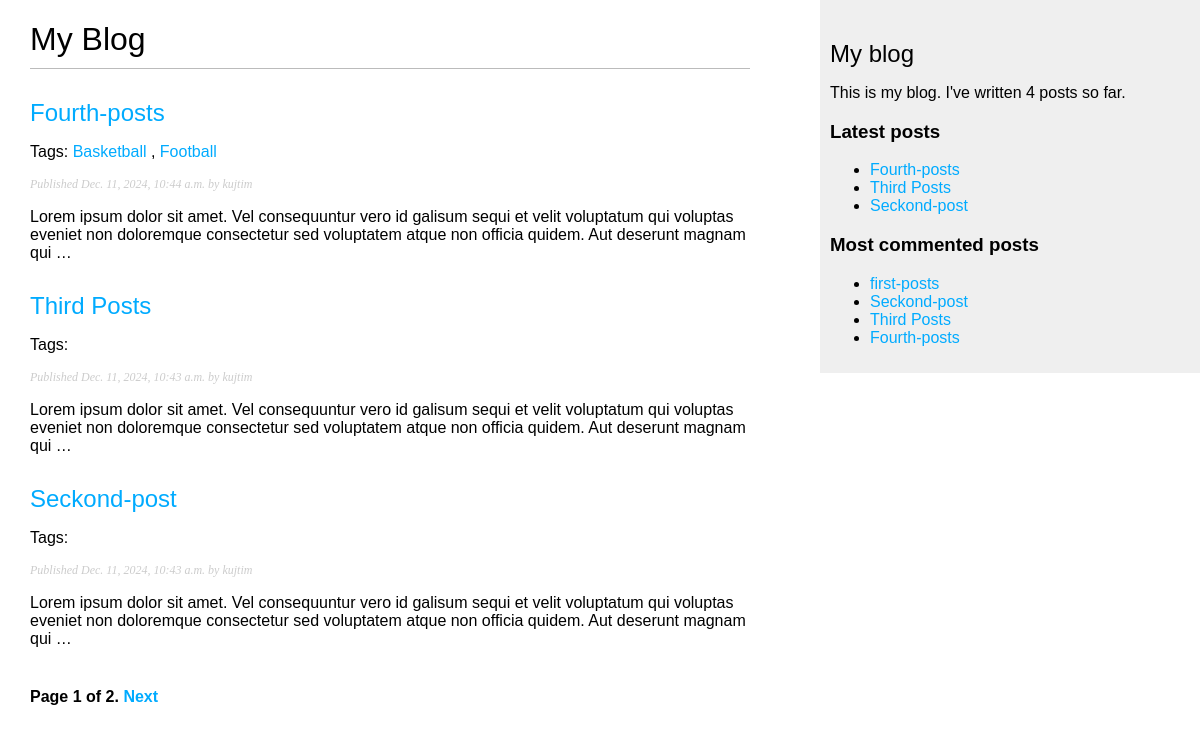
The page /blog/ on the database as committed earlier.
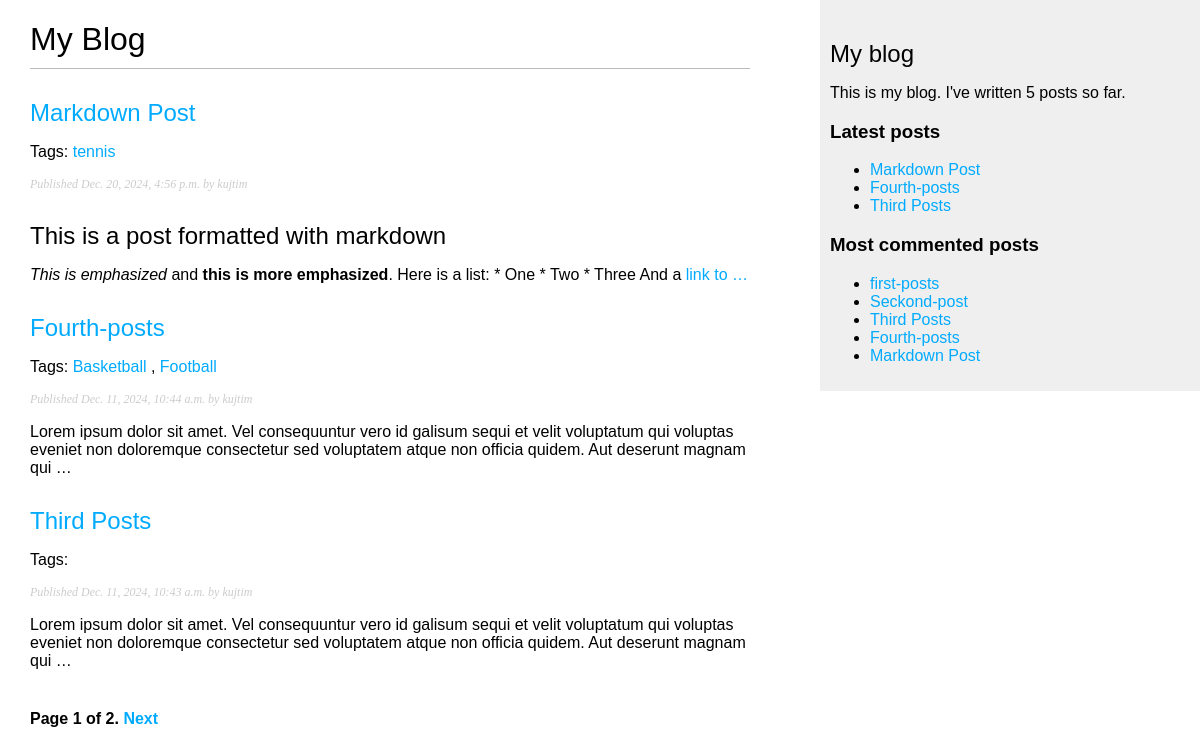
The same page on the database as committed later.
### blog/models.py (models this page shows, shortened)
class Post(models.Model):
    STATUS_CHOICES = (
        ("draft", "Draft"),
        ("published", "Published"),
    )
    title = models.CharField(max_length=250)
    slug = models.SlugField(max_length=250, unique_for_date="publish")
    author = models.ForeignKey(
        User, on_delete=models.CASCADE, related_name="blog_posts"
    )
    body = models.TextField()
    publish = models.DateTimeField(default=timezone.now)
    created = models.DateTimeField(auto_now_add=True)
    updated = models.DateTimeField(auto_now=True)
    status = models.CharField(max_length=10, choices=STATUS_CHOICES, default="draft")
    objects = models.Manager()  # The default manager.
    published = PublishedManager()  # Our custom manager.
    tags = TaggableManager()
    class Meta:
        ordering = ("-publish",)
    def get_absolute_url(self):
        return reverse(
            "blog:post_detail",
            args=[self.publish.year, self.publish.month, self.publish.day, self.slug],
        )

### blog/views.py (the view)
# urls.py: path("", views.post_list, name="post_list"),
def post_list(request, tag_slug=None):
    object_list = Post.published.all()
    tag = None
    if tag_slug:
        tag = get_object_or_404(Tag, slug=tag_slug)
        object_list = object_list.filter(tags__in=[tag])
    paginator = Paginator(object_list, 3)
    page = request.GET.get("page")
    try:
        posts = paginator.page(page)
    except PageNotAnInteger:
        posts = paginator.page(1)
    except EmptyPage:
        posts = paginator.page(paginator.num_pages)
    return render(
        request, "blog/post/list.html", {"page": page, "posts": posts, "tag": tag}
    )

### blog/models.py (called while the page is built)
    def get_queryset(self):
        return super(PublishedManager, self).get_queryset().filter(status="published")

### blog/templatetags/blog_tags.py (called while the page is built)
@register.simple_tag
def total_posts():
    return Post.published.count()

@register.inclusion_tag("blog/post/latest_posts.html")
def show_latest_posts(count=5):
    latest_posts = Post.published.order_by("-publish")[:count]
    return {"latest_posts": latest_posts}

@register.simple_tag
def get_most_commented_posts(count=5):
    return Post.published.annotate(total_comments=Count("comments")).order_by(
        "-total_comments"
    )[:count]

@register.filter(name="markdown")
def markdown_format(text):
    return mark_safe(markdown.markdown(text))

### blog/templates/blog/post/list.html (shortened to what this page needs)
{% extends "blog/base.html" %}
{% load blog_tags %}
{% block content %}
  <h1>My Blog</h1>
  {% for post in posts %}
    <h2>
      <a href="{{ post.get_absolute_url }}">
        {{ post.title }}
      </a>
    </h2>
    <p class="tags">
      Tags:
      {% for tag in post.tags.all %}
        <a href='{% url "blog:post_list_by_tag" tag.slug %}'>
          {{ tag.name }}
        </a>
        {% if not forloop.last %}, {% endif %}
      {% endfor %}
    </p>
    <p class="date">
      Published {{ post.publish }} by {{ post.author }}
    </p>
    {{ post.body|markdown|truncatewords_html:30 }}
  {% endfor %}
  {% include "pagination.html" with page=posts %}
{% endblock %}

### blog/templates/blog/base.html (shortened to what this page needs)
{% load blog_tags %}
{% load static%}
<!DOCTYPE html>
<html lang="en">
  <head>
    <link rel="stylesheet" href="{% static 'css/blog.css' %}" />
  </head>
  <body>
    <div id="content">
      {% block content %}
      {% endblock %}
    </div>
    <div id="sidebar">
      <h2>My blog</h2>
      <p>This is my blog. I've written {% total_posts %} posts so far.</p>
      <h3>Latest posts</h3>
      {% show_latest_posts 3 %}
      <h3>Most commented posts</h3>
      {% get_most_commented_posts as most_commented_posts %}
      <ul>
        {% for post in most_commented_posts %}
          <li>
          <a href="{{ post.get_absolute_url }}">{{ post.title }}</a>
          </li>
        {% endfor %}
      </ul>
    </div>
  </body>
</html>

### blog/templates/blog/post/latest_posts.html
<ul>
    {% for post in latest_posts %}
    <li>
        <a href="{{ post.get_absolute_url }}">{{ post.title }}</a>
    </li>
    {% endfor %}
</ul>

Rows that differ between the two databases and show on the page:
no longer on one of the page's lists (row unchanged): Post: title "Seckond-post", publish "Dec. 11, 2024, 10:43 a.m.", author "kujtim", body "Lorem ipsum dolor sit amet. Vel consequuntur vero id galisum sequi et velit voluptatum qui voluptas eveniet non doloremque consectetur sed voluptatem atque non officia quidem. Aut deserunt magnam qui …"
added Post: title "Markdown Post", publish "Dec. 20, 2024, 4:56 p.m.", author "kujtim", body "This is a post formatted with markdown This is emphasized and this is more emphasized . Here is a list: * One * Two * Three And a link to …"
added Tag: name "tennis", shown under "Markdown Post"
Other text that changed with them:
text no longer shown: "4"
text now shown: "5"
